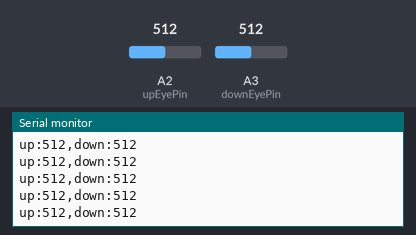
A sketch run on a simulated Arduino Uno, built with avr-gcc and run on an emulated ATmega328P. Shown: the last lines printed to the serial monitor. Inputs (shaded band) come from the test bench; at power-on: A2 (upEyePin) = 512, A3 (downEyePin) = 512.

Above: at 1.2 s.
1.3 s: A2 (upEyePin) set to 716
At 1.57 s:
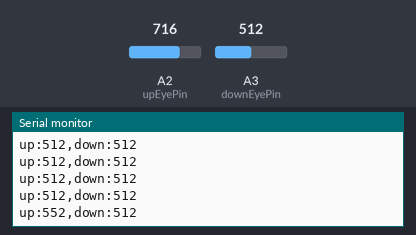
2.8 s: A3 (downEyePin) set to 716
At 2.98 s:
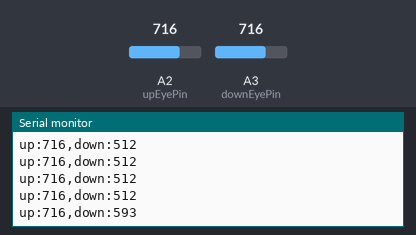
4.3 s: A2 (upEyePin) set to 900
At 4.39 s:
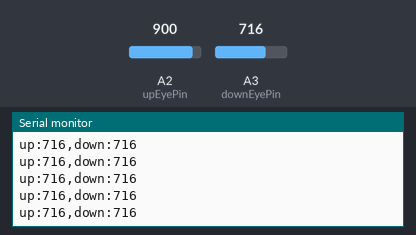
5.8 s: A3 (downEyePin) set to 900
At 5.8 s:
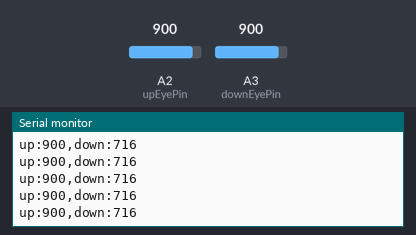
Timing chart, 0 to 8.3 s (numbered marks = the images above; inputs shaded):
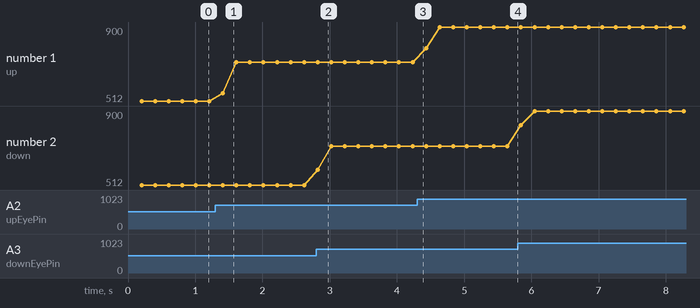

The sketch:

testing.ino
```cpp
#define leftEyePin A0
#define rightEyePin A1
#define upEyePin A2
#define downEyePin A3


int getEyeReading (uint8_t pin, int readings = 5) {
    int sensorCumulativeValue = 0;

    for (int i = 0; i < readings; i ++) {
        delay(20);
        sensorCumulativeValue += analogRead(pin);
    }
    return sensorCumulativeValue/readings;
    // int sensorVal = map
    //   (
    //     sensorCumulativeValue / readings,
    //     // (pin==leftEyePin?250:450), (pin==leftEyePin?581:615),
    //     (pin==leftEyePin?250:540), (pin==leftEyePin?581:600),
    //     0, 255
    //   );
    // return constrain(sensorVal, 0, 255);
}
void setup () {
    pinMode(leftEyePin, INPUT);
    pinMode(rightEyePin, INPUT);
    pinMode(upEyePin, INPUT);
    pinMode(downEyePin, INPUT);
    Serial.begin(9600);
}

void loop () {
    int left = getEyeReading(upEyePin);
    int right = getEyeReading(downEyePin);
    Serial.print("up:");
    Serial.print(left);
    Serial.print(",down:");
    Serial.println(right);
}
```

Measured:
- after the input at 1.3 s, the serial monitor: prints a new line after 0.11 s (image 1)
- after the input at 2.8 s, the serial monitor: prints a new line at once (image 2)
- plotted number 1: 512 → 716 after the input at 1.3 s, 716 → 900 after the input at 4.3 s
